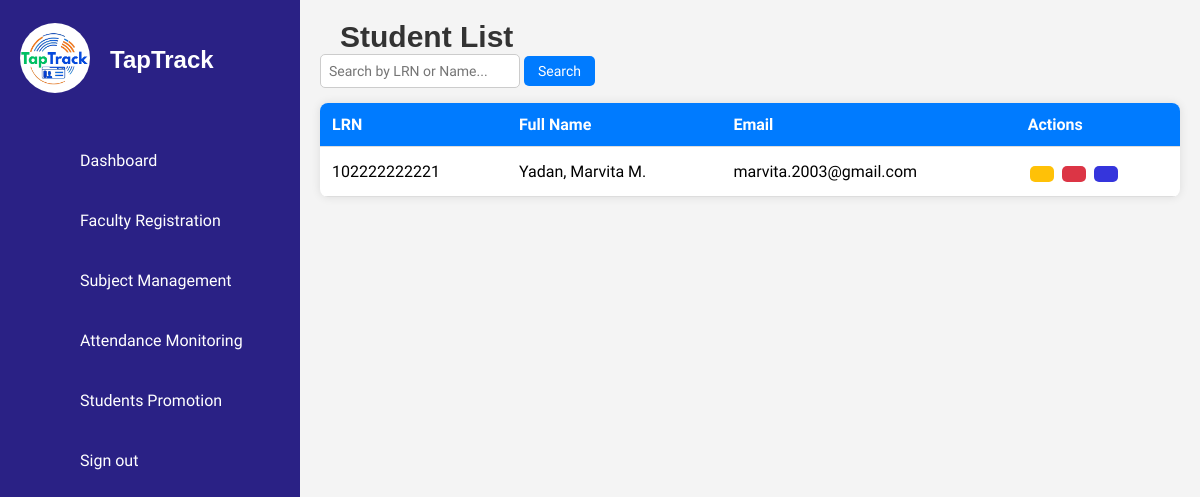
The page /details_student.php on the database as committed earlier.
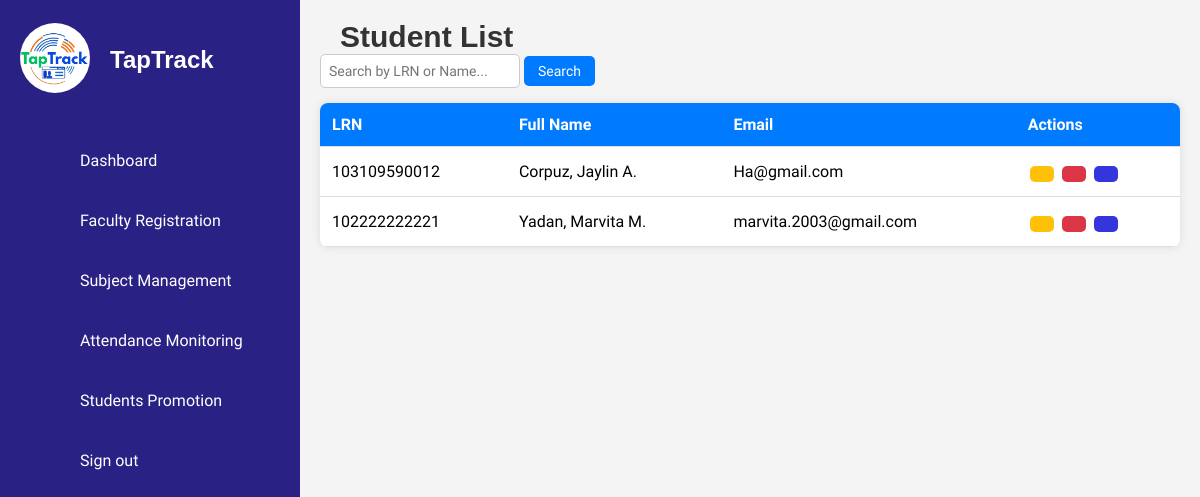
The same page on the database as committed later.
### tables this page shows
CREATE TABLE `students` (
  `id` int(11) NOT NULL,
  `first_name` varchar(50) NOT NULL,
  `middle_name` varchar(50) DEFAULT NULL,
  `last_name` varchar(50) NOT NULL,
  `lrn` varchar(12) NOT NULL,
  `date_of_birth` date NOT NULL,
  `gender` enum('Male','Female') NOT NULL,
  `citizenship` varchar(50) NOT NULL,
  `address` text NOT NULL,
  `contact_number` varchar(15) NOT NULL,
  `email` varchar(100) NOT NULL,
  `guardian_name` varchar(100) NOT NULL,
  `guardian_contact` varchar(15) NOT NULL,
  `guardian_address` varchar(250) NOT NULL,
  `guardian_relationship` varchar(50) NOT NULL,
  `elementary_school` varchar(100) NOT NULL,
  `year_graduated` year(4) NOT NULL,
  `birth_certificate` varchar(255) NOT NULL,
  `id_photo` varchar(255) NOT NULL,
  `good_moral` varchar(255) DEFAULT NULL,
  `student_signature` varchar(255) NOT NULL,
  `section` varchar(50) DEFAULT NULL,
  `school_year` varchar(9) NOT NULL,
  `grade_level` varchar(20) DEFAULT NULL,
  `student_type` enum('Regular Student','STI Student') DEFAULT NULL,
  `verified_at` timestamp NOT NULL DEFAULT current_timestamp(),
  `created_at` timestamp NOT NULL DEFAULT current_timestamp(),
  `rfid` varchar(50) DEFAULT NULL,
  `mobile_verified` tinyint(1) DEFAULT 0
);

### details_student.php (the view, shortened to what this page needs)
<?php
include('db_connection.php');
$query = "SELECT lrn,
    CONCAT(
        UPPER(LEFT(last_name, 1)), LOWER(SUBSTRING(last_name, 2)), ', ',
        UPPER(LEFT(first_name, 1)), LOWER(SUBSTRING(first_name, 2)), ' ',
        UPPER(LEFT(middle_name, 1)), '.'
    ) AS fullname,
    email, student_type
    FROM students
    WHERE 1=1";
$query .= " ORDER BY last_name ASC, first_name ASC, middle_name ASC";
$result = mysqli_query($conn, $query);
$students = [];
if (mysqli_num_rows($result) > 0) {
    $students = mysqli_fetch_all($result, MYSQLI_ASSOC);
}
?>
<!DOCTYPE html>
<html lang="en">
<head>
    <link rel="stylesheet" href="assets/css/style.css">
</head>
<body>
<?php include('sidebar.php'); ?>
<div class="main-content">
    <h2>Student List</h2>
    <div class="search-container">
        <div class="left-search">
            <form id="searchForm" onsubmit="return handleSearch(event)">
                <input type="text" id="searchInput" placeholder="Search by LRN or Name...">
                <button type="submit">Search</button>
            </form>
        </div>
    </div>
    <table class="student-table" id="studentTable">
        <thead>
            <tr>
                <th>LRN</th>
                <th>Full Name</th>
                <th>Email</th>
                <th class="actions-header" style="position: relative;">
                    <div class="header-content">
                        <span>Actions</span>
                    </div>
                </th>
            </tr>
        </thead>
        <tbody id="studentTableBody">
            <?php if (!empty($students)): ?>
                <?php foreach ($students as $student): ?>
                    <tr data-type="<?= strtolower($student['student_type']) ?>">
                        <td><?= $student['lrn'] ?></td>
                        <td><?= $student['fullname'] ?></td>
                        <td><?= $student['email'] ?></td>
                        <td>
                            <button class='edit' title="Edit" onclick='redirectToStudentInfo("<?= $student['lrn'] ?>", "edit")'>
                            </button>
                            <button class='archive' title="Archive" onclick='archiveStudent("<?= $student['lrn'] ?>")'>
                            </button>
                            <button class='view' title="View" onclick='redirectToStudentInfo("<?= $student['lrn'] ?>", "view")'>
                            </button>
                        </td>
                    </tr>
                <?php endforeach; ?>
            <?php else: ?>
                <tr id="noDataRow"><td colspan="4">No data available.</td></tr>
            <?php endif; ?>
        </tbody>
    </table>
</div>
</body>
</html>

Rows that differ between the two databases and show on the page:
added students: lrn "103109590012", fullname "Corpuz, Jaylin A.", email "Ha@gmail.com"
